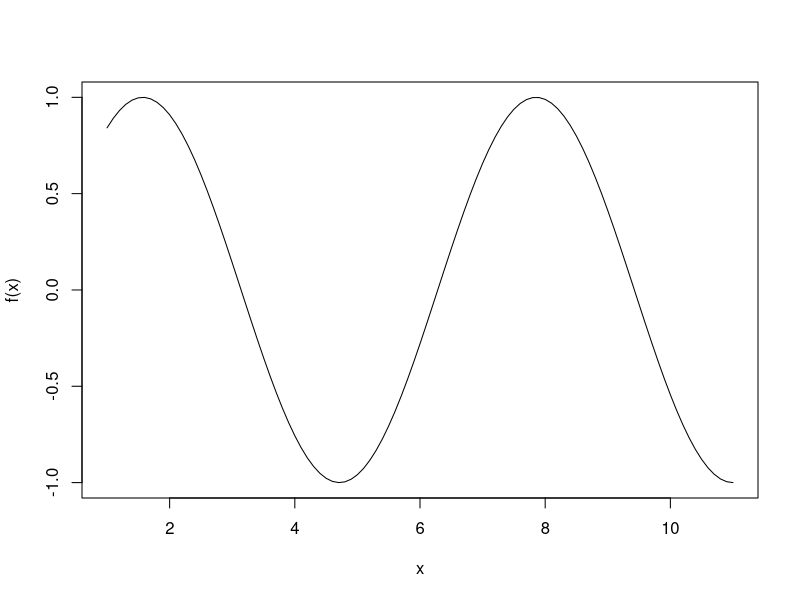
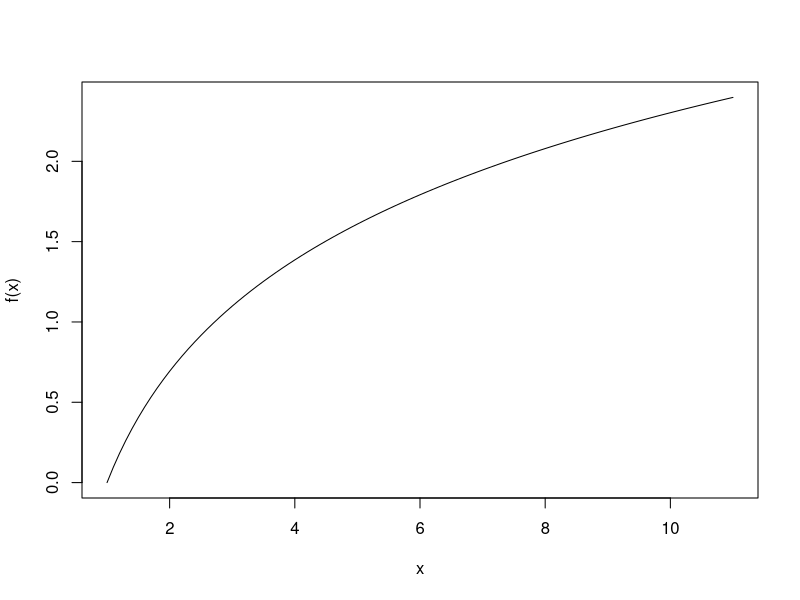
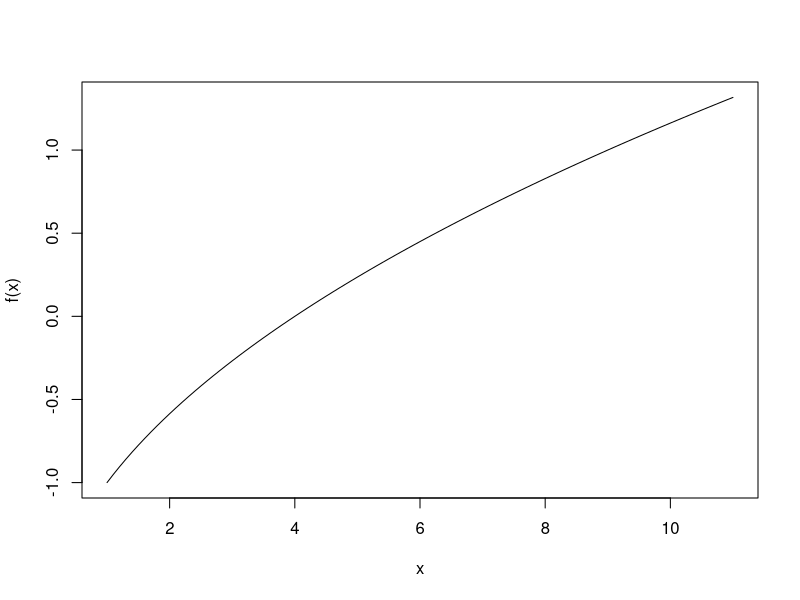
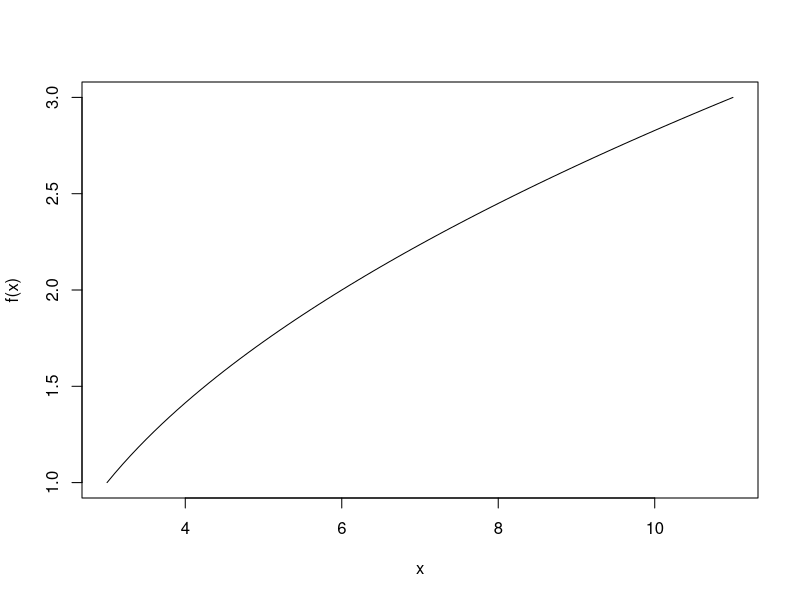
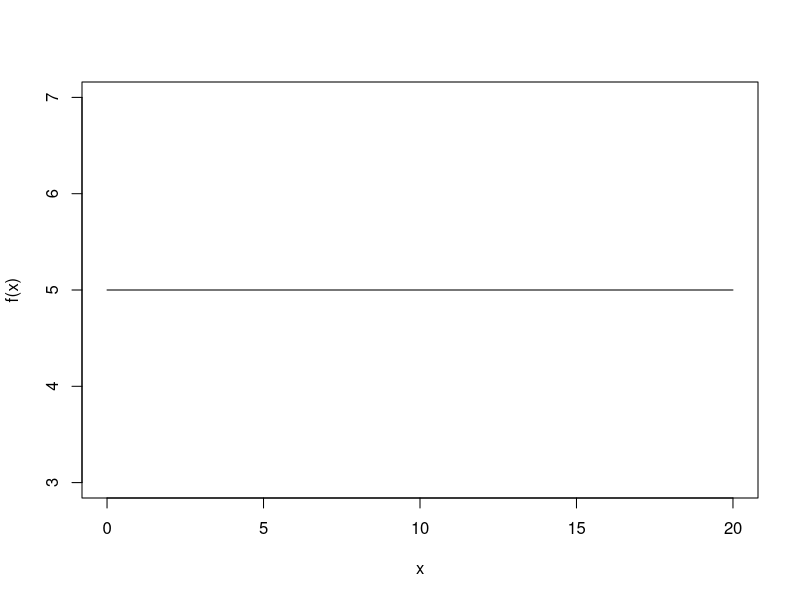
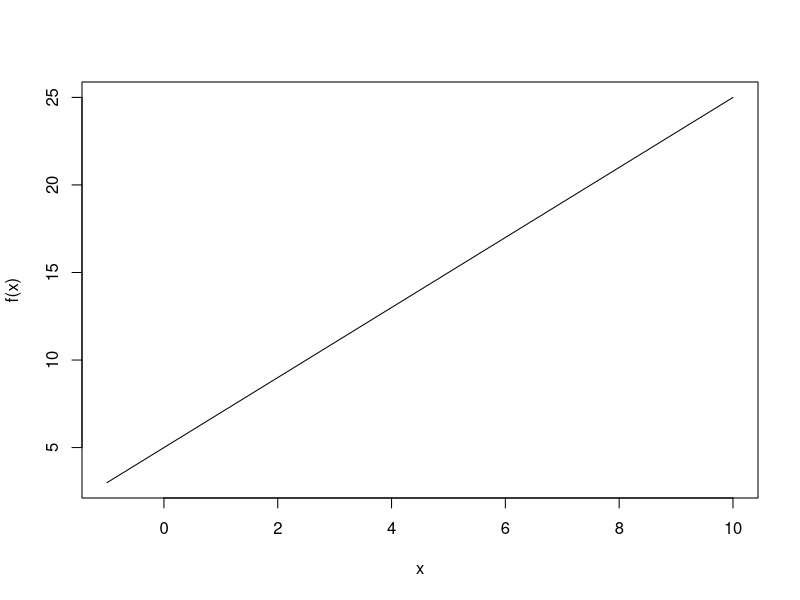
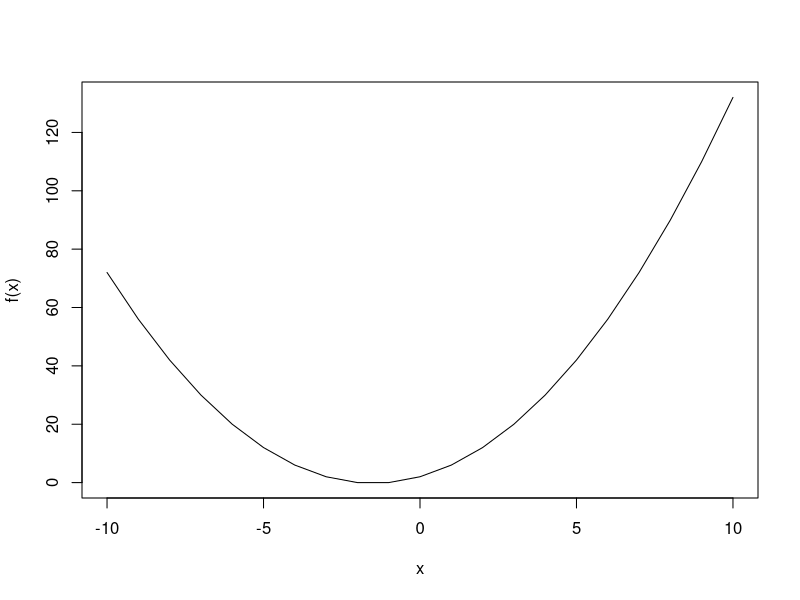
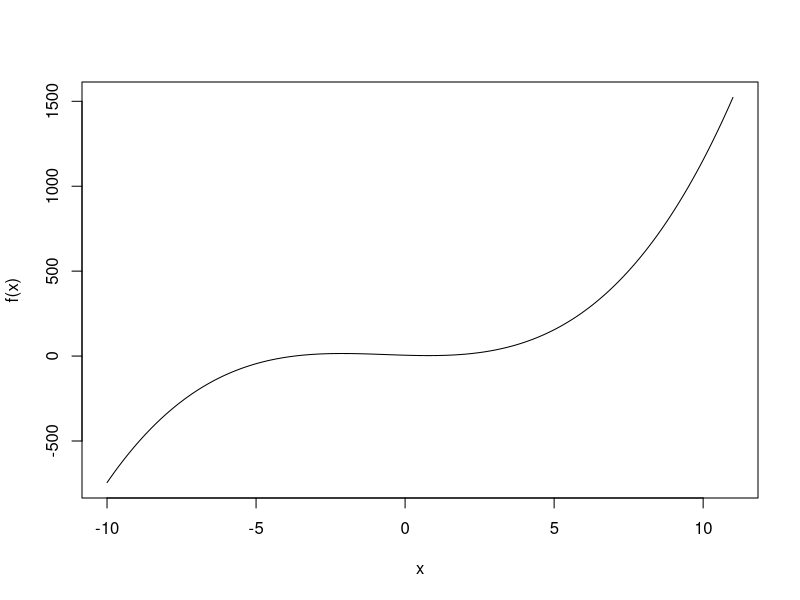

The R source for these figures, in order:
#Exercise
#1
f <- function(x){
  fx <- sin(x)
  return(fx)
}

input <- seq(1,11, 0.1)
plot(input,
sapply(input, f),
type = "l",
xlab = "x",
ylab = "f(x)")

#2
f <- function(x){
  fx <- log(x)
  return(fx)
}

input <- seq(1,11, 0.1)
plot(input,
     sapply(input, f),
     type = "l",
     xlab = "x",
     ylab = "f(x)")


#3
f <- function(x){
  fx <- sqrt(x)-2
  return(fx)
}

input <- seq(1,11, 0.1)
plot(input,
     sapply(input, f),
     type = "l",
     xlab = "x",
     ylab = "f(x)")


#4
f <- function(x){
  fx <- sqrt(x-2)
  return(fx)
}

input <- seq(3,11,0.1)
plot(input,
     sapply(input, f),
     type = "l",
     xlab = "x",
     ylab = "f(x)")


#Constant Function
f <- function(x){
  fx <- 5
  return(fx)
}

input <- 0:20
plot(input,
     sapply(input, f),
     type = "l",
     xlab = "x",
     ylab = "f(x)")


#Linear Function
f <- function(x){
  fx <- (2*x)+5
  return(fx)
}

input <- -1:10
plot(input,
     sapply(input, f),
     type = "l",
     xlab = "x",
     ylab = "f(x)")


#Quadratic Function
f <- function(x){
  fx <- (x^2) + (3*x) + 2
  return(fx)
}

input <- -10:10
plot(input,
     sapply(input, f),
     type = "l",
     xlab = "x",
     ylab = "f(x)")

#Polinomial Function
f <- function(x){
  fx <- (x^3) + (2*x^2) - (5*x) + 5
  return(fx)
}

input <- seq(-10,11, 0.1)
plot(input,
     sapply(input, f),
     type = "l",
     xlab = "x",
     ylab = "f(x)")

#Rational Function
f <- function(x){
  fx <- 3/(2*x)
  return(fx)
}

input <- seq(1,11, 0.1)
plot(input,
     sapply(input, f),
     type = "l",
     xlab = "x",
     ylab = "f(x)")
